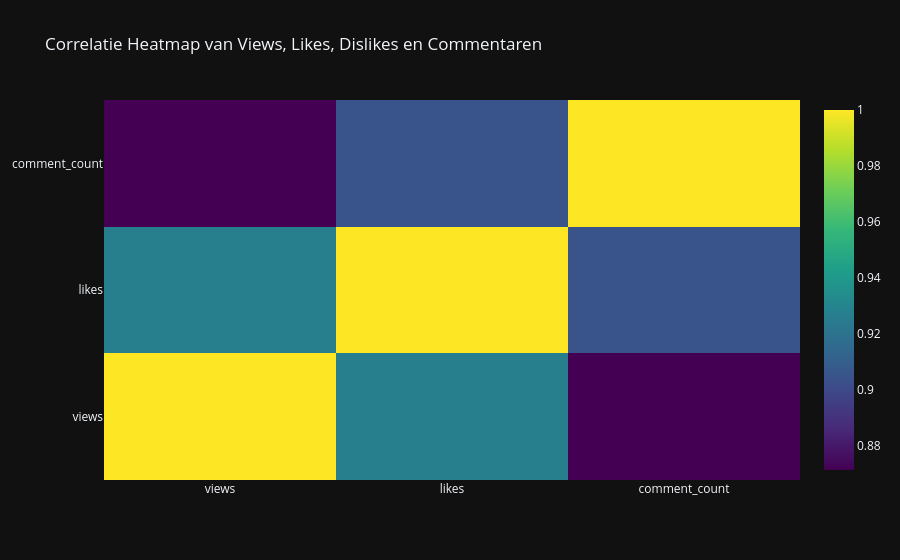

Notebook source saved alongside this figure:
### Code cell
# Correlatie matrix berekenen
corr_matrix = df[['views', 'likes', 'comment_count']].corr()

fig = go.Figure(data=go.Heatmap(
        z=corr_matrix.values,
        x=['views', 'likes', 'comment_count'],
        y=['views', 'likes', 'comment_count'],
        colorscale='Viridis'))

fig.update_layout(title='Correlatie Heatmap van Views, Likes, Dislikes en Commentaren')
fig.show()

### Figure 1 — Plotly figure (JSON) as saved in the notebook; plotly's stock layout.template omitted (floating-point values rounded to 4 significant figures)
{"data": [{"colorscale": [[0.0, "#440154"], [0.1111, "#482878"], [0.2222, "#3e4989"], [0.3333, "#31688e"], [0.4444, "#26828e"], [0.5556, "#1f9e89"], [0.6667, "#35b779"], [0.7778, "#6ece58"], [0.8889, "#b5de2b"], [1.0, "#fde725"]], "x": ["views", "likes", "comment_count"], "y": ["views", "likes", "comment_count"], "z": [[1.0, 0.9268, 0.8715], [0.9268, 1.0, 0.9053], [0.8715, 0.9053, 1.0]], "type": "heatmap"}], "layout": {"title": {"text": "Correlatie Heatmap van Views, Likes, Dislikes en Commentaren"}}}
